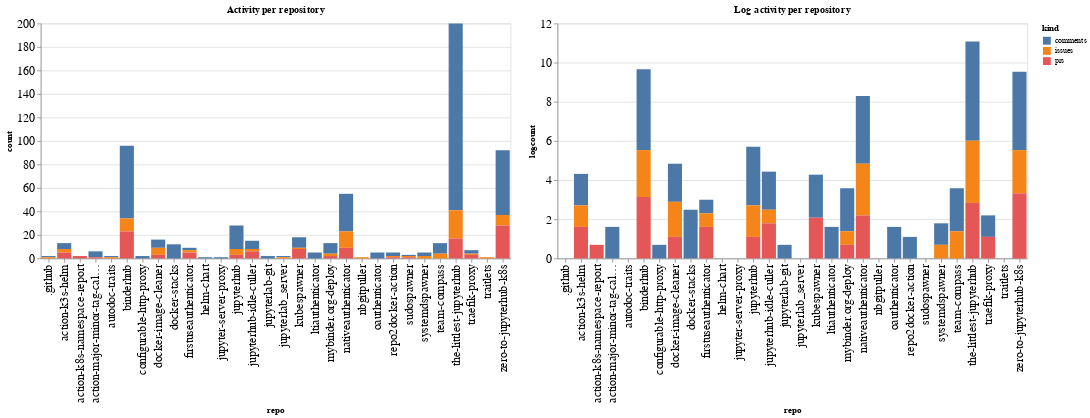

Notebook source saved alongside this figure:
### Code cell
ch1 = alt.Chart(repo_summaries, width=600, title="Activity per repository").mark_bar().encode(
    x='repo',
    y='count',
    color='kind',
    tooltip="kind"
)

ch2 = alt.Chart(repo_summaries, width=600, title="Log activity per repository").mark_bar().encode(
    x='repo',
    y='logcount',
    color='kind',
    tooltip="kind"
)

ch1 | ch2

### Figure 1 — Vega-Lite specification as saved in the notebook (floating-point values rounded to 4 significant figures)
{"config": {"axisLeft": {"labelFontSize": 15}, "axisBottom": {"labelFontSize": 15}}, "hconcat": [{"mark": "bar", "encoding": {"color": {"type": "nominal", "field": "kind"}, "tooltip": {"type": "nominal", "field": "kind"}, "x": {"type": "nominal", "field": "repo"}, "y": {"type": "quantitative", "field": "count"}}, "title": "Activity per repository", "width": 600}, {"mark": "bar", "encoding": {"color": {"type": "nominal", "field": "kind"}, "tooltip": {"type": "nominal", "field": "kind"}, "x": {"type": "nominal", "field": "repo"}, "y": {"type": "quantitative", "field": "logcount"}}, "title": "Log activity per repository", "width": 600}], "data": {"name": "data-cf58ab92e98b19e9fd4261c33b967292"}, "$schema": "https://vega.github.io/schema/vega-lite/v4.8.1.json", "datasets": {"data-cf58ab92e98b19e9fd4261c33b967292": [{"repo": ".github", "kind": "comments", "count": 1, "logcount": 0.0}, {"repo": ".github", "kind": "issues", "count": 1, "logcount": 0.0}, {"repo": "action-k3s-helm", "kind": "comments", "count": 5, "logcount": 1.609}, {"repo": "action-k3s-helm", "kind": "issues", "count": 3, "logcount": 1.099}, {"repo": "action-k3s-helm", "kind": "prs", "count": 5, "logcount": 1.609}, {"repo": "action-k8s-namespace-report", "kind": "prs", "count": 2, "logcount": 0.6931}, {"repo": "action-major-minor-tag-calculator", "kind": "comments", "count": 5, "logcount": 1.609}, {"repo": "action-major-minor-tag-calculator", "kind": "prs", "count": 1, "logcount": 0.0}, {"repo": "autodoc-traits", "kind": "comments", "count": 1, "logcount": 0.0}, {"repo": "autodoc-traits", "kind": "issues", "count": 1, "logcount": 0.0}, {"repo": "binderhub", "kind": "comments", "count": 62, "logcount": 4.127}, {"repo": "binderhub", "kind": "issues", "count": 11, "logcount": 2.398}, {"repo": "binderhub", "kind": "prs", "count": 23, "logcount": 3.135}, {"repo": "configurable-http-proxy", "kind": "comments", "count": 2, "logcount": 0.6931}, {"repo": "docker-image-cleaner", "kind": "comments", "count": 7, "logcount": 1.946}, {"repo": "docker-image-cleaner", "kind": "issues", "count": 6, "logcount": 1.792}, {"repo": "docker-image-cleaner", "kind": "prs", "count": 3, "logcount": 1.099}, {"repo": "docker-stacks", "kind": "comments", "count": 12, "logcount": 2.485}, {"repo": "firstuseauthenticator", "kind": "comments", "count": 2, "logcount": 0.6931}, {"repo": "firstuseauthenticator", "kind": "issues", "count": 2, "logcount": 0.6931}, {"repo": "firstuseauthenticator", "kind": "prs", "count": 5, "logcount": 1.609}, {"repo": "helm-chart", "kind": "comments", "count": 1, "logcount": 0.0}, {"repo": "jupyter-server-proxy", "kind": "comments", "count": 1, "logcount": 0.0}, {"repo": "jupyterhub", "kind": "comments", "count": 20, "logcount": 2.996}, {"repo": "jupyterhub", "kind": "issues", "count": 5, "logcount": 1.609}, {"repo": "jupyterhub", "kind": "prs", "count": 3, "logcount": 1.099}, {"repo": "jupyterhub-idle-culler", "kind": "comments", "count": 7, "logcount": 1.946}, {"repo": "jupyterhub-idle-culler", "kind": "issues", "count": 2, "logcount": 0.6931}, {"repo": "jupyterhub-idle-culler", "kind": "prs", "count": 6, "logcount": 1.792}, {"repo": "jupyterlab-git", "kind": "comments", "count": 2, "logcount": 0.6931}, {"repo": "jupyterlab_server", "kind": "comments", "count": 1, "logcount": 0.0}, {"repo": "jupyterlab_server", "kind": "issues", "count": 1, "logcount": 0.0}, {"repo": "kubespawner", "kind": "comments", "count": 9, "logcount": 2.197}, {"repo": "kubespawner", "kind": "issues", "count": 1, "logcount": 0.0}, {"repo": "kubespawner", "kind": "prs", "count": 8, "logcount": 2.079}, {"repo": "ltiauthenticator", "kind": "comments", "count": 5, "logcount": 1.609}, {"repo": "mybinder.org-deploy", "kind": "comments", "count": 9, "logcount": 2.197}, {"repo": "mybinder.org-deploy", "kind": "issues", "count": 2, "logcount": 0.6931}, {"repo": "mybinder.org-deploy", "kind": "prs", "count": 2, "logcount": 0.6931}, {"repo": "nativeauthenticator", "kind": "comments", "count": 32, "logcount": 3.466}, {"repo": "nativeauthenticator", "kind": "issues", "count": 14, "logcount": 2.639}, {"repo": "nativeauthenticator", "kind": "prs", "count": 9, "logcount": 2.197}, {"repo": "nbgitpuller", "kind": "issues", "count": 1, "logcount": 0.0}, {"repo": "oauthenticator", "kind": "comments", "count": 5, "logcount": 1.609}, {"repo": "repo2docker-action", "kind": "comments", "count": 3, "logcount": 1.099}, {"repo": "repo2docker-action", "kind": "issues", "count": 1, "logcount": 0.0}, {"repo": "repo2docker-action", "kind": "prs", "count": 1, "logcount": 0.0}, {"repo": "sudospawner", "kind": "comments", "count": 1, "logcount": 0.0}, {"repo": "sudospawner", "kind": "issues", "count": 1, "logcount": 0.0}, {"repo": "sudospawner", "kind": "prs", "count": 1, "logcount": 0.0}, {"repo": "systemdspawner", "kind": "comments", "count": 3, "logcount": 1.099}, {"repo": "systemdspawner", "kind": "issues", "count": 2, "logcount": 0.6931}, {"repo": "team-compass", "kind": "comments", "count": 9, "logcount": 2.197}, {"repo": "team-compass", "kind": "issues", "count": 4, "logcount": 1.386}, {"repo": "the-littlest-jupyterhub", "kind": "comments", "count": 159, "logcount": 5.069}, {"repo": "the-littlest-jupyterhub", "kind": "issues", "count": 24, "logcount": 3.178}, {"repo": "the-littlest-jupyterhub", "kind": "prs", "count": 17, "logcount": 2.833}, {"repo": "traefik-proxy", "kind": "comments", "count": 3, "logcount": 1.099}, {"repo": "traefik-proxy", "kind": "issues", "count": 1, "logcount": 0.0}, {"repo": "traefik-proxy", "kind": "prs", "count": 3, "logcount": 1.099}, {"repo": "traitlets", "kind": "issues", "count": 1, "logcount": 0.0}, {"repo": "zero-to-jupyterhub-k8s", "kind": "comments", "count": 55, "logcount": 4.007}, {"repo": "zero-to-jupyterhub-k8s", "kind": "issues", "count": 9, "logcount": 2.197}, {"repo": "zero-to-jupyterhub-k8s", "kind": "prs", "count": 28, "logcount": 3.332}]}}
